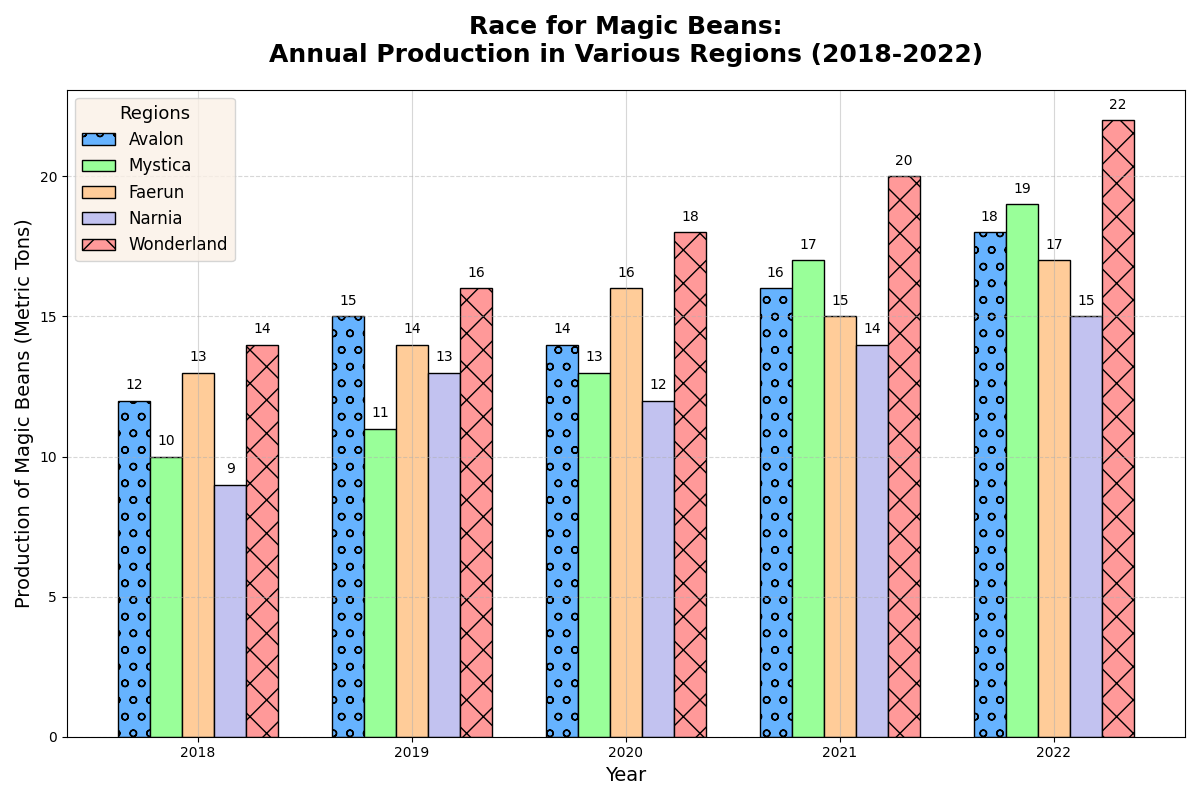

Source code (Python):
import matplotlib.pyplot as plt
import numpy as np

# Define regions and years
regions = ['Avalon', 'Mystica', 'Faerun', 'Narnia', 'Wonderland']
years = [2018, 2019, 2020, 2021, 2022]

# Data: Magic Beans Production (in metric tons)
production_data = np.array([
    [12, 15, 14, 16, 18],
    [10, 11, 13, 17, 19],
    [13, 14, 16, 15, 17],
    [9, 13, 12, 14, 15],
    [14, 16, 18, 20, 22]
])

bar_width = 0.15
x = np.arange(len(years))

# Create the plot
fig, ax = plt.subplots(figsize=(12, 8))

# Shuffled colors for each region
colors = ['#66b3ff', '#99ff99', '#ffcc99', '#c2c2f0', '#ff9999']

markers = ['o', 's', '^', 'D', 'X']
linestyles = ['-', '--', '-.', ':', '-']
for i, region in enumerate(regions):
    ax.bar(x + i * bar_width, production_data[i], width=bar_width, label=region, color=colors[i], edgecolor='black', hatch=markers[i])

ax.set_title('Race for Magic Beans:\nAnnual Production in Various Regions (2018-2022)', fontsize=18, fontweight='bold', pad=20)
ax.set_xlabel('Year', fontsize=14)
ax.set_ylabel('Production of Magic Beans (Metric Tons)', fontsize=14)
ax.set_xticks(x + bar_width * 2)
ax.set_xticklabels(years)
ax.legend(title='Regions', fontsize=12, title_fontsize='13', loc='upper left', frameon=True, facecolor='linen')
ax.grid(axis='x', linestyle=linestyles[0], alpha=0.5)

# Adding different line styles to the grid
ax.yaxis.grid(linestyle=linestyles[1], alpha=0.5)

# Add text annotations on each bar for better insight
for i in range(len(regions)):
    for j in range(len(years)):
        ax.text(x[j] + i * bar_width, production_data[i, j] + 0.3, str(production_data[i, j]), ha='center', va='bottom', fontsize=10)

plt.tight_layout()
plt.show()
